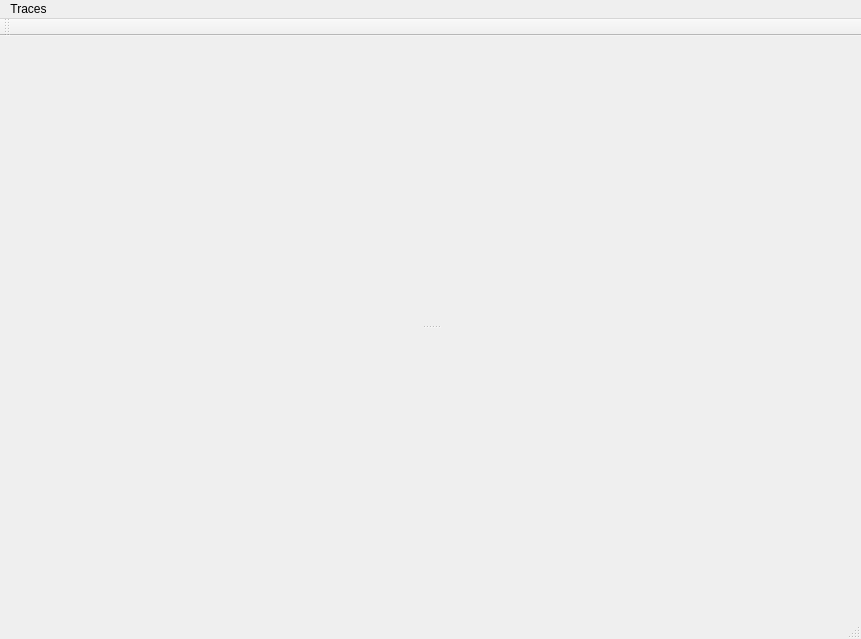
<?xml version="1.0" encoding="UTF-8"?>
<ui version="4.0">
 <class>MainWindow</class>
 <widget class="QMainWindow" name="MainWindow">
  <property name="geometry">
   <rect>
    <x>0</x>
    <y>0</y>
    <width>861</width>
    <height>639</height>
   </rect>
  </property>
  <property name="windowTitle">
   <string>MainWindow</string>
  </property>
  <widget class="QWidget" name="centralWidget">
   <layout class="QHBoxLayout" name="horizontalLayout">
    <item>
     <widget class="QSplitter" name="splitter">
      <property name="orientation">
       <enum>Qt::Vertical</enum>
      </property>
      <widget class="QCustomPlot" name="widget" native="true"/>
      <widget class="QCustomPlot" name="widget_2" native="true"/>
     </widget>
    </item>
   </layout>
  </widget>
  <widget class="QMenuBar" name="menuBar">
   <property name="geometry">
    <rect>
     <x>0</x>
     <y>0</y>
     <width>861</width>
     <height>16</height>
    </rect>
   </property>
   <widget class="QMenu" name="menuAdd_Trace">
    <property name="title">
     <string>Traces</string>
    </property>
    <addaction name="actionAdd"/>
    <addaction name="actionDel"/>
   </widget>
   <addaction name="menuAdd_Trace"/>
  </widget>
  <widget class="QToolBar" name="mainToolBar">
   <attribute name="toolBarArea">
    <enum>TopToolBarArea</enum>
   </attribute>
   <attribute name="toolBarBreak">
    <bool>false</bool>
   </attribute>
  </widget>
  <widget class="QStatusBar" name="statusBar"/>
  <action name="actionAdd">
   <property name="text">
    <string>Add</string>
   </property>
  </action>
  <action name="actionDel">
   <property name="text">
    <string>Del</string>
   </property>
  </action>
 </widget>
 <layoutdefault spacing="6" margin="11"/>
 <customwidgets>
  <customwidget>
   <class>QCustomPlot</class>
   <extends>QWidget</extends>
   <header>qcustomplot/qcustomplot.h</header>
   <container>1</container>
  </customwidget>
 </customwidgets>
 <resources/>
 <connections/>
</ui>
